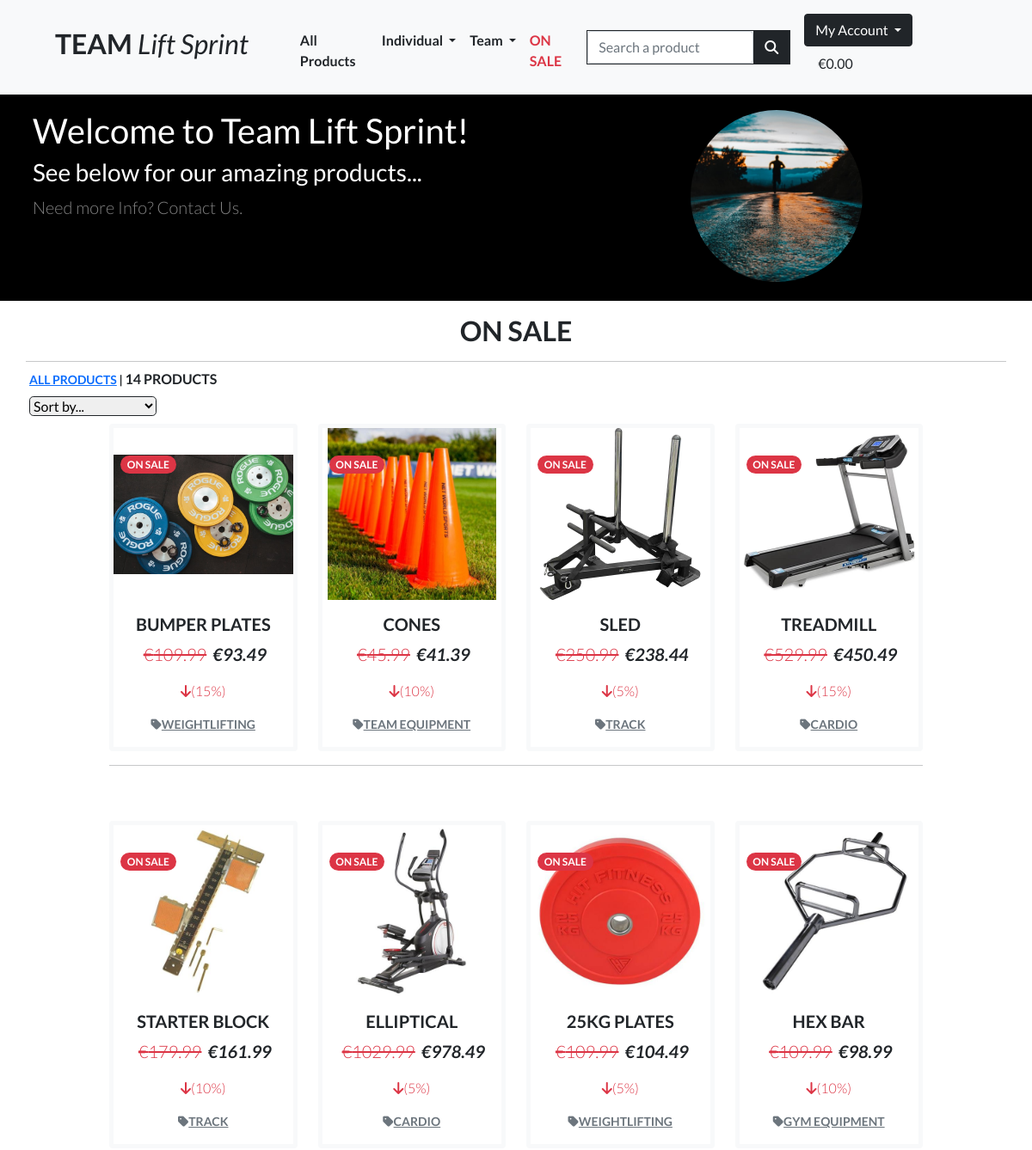
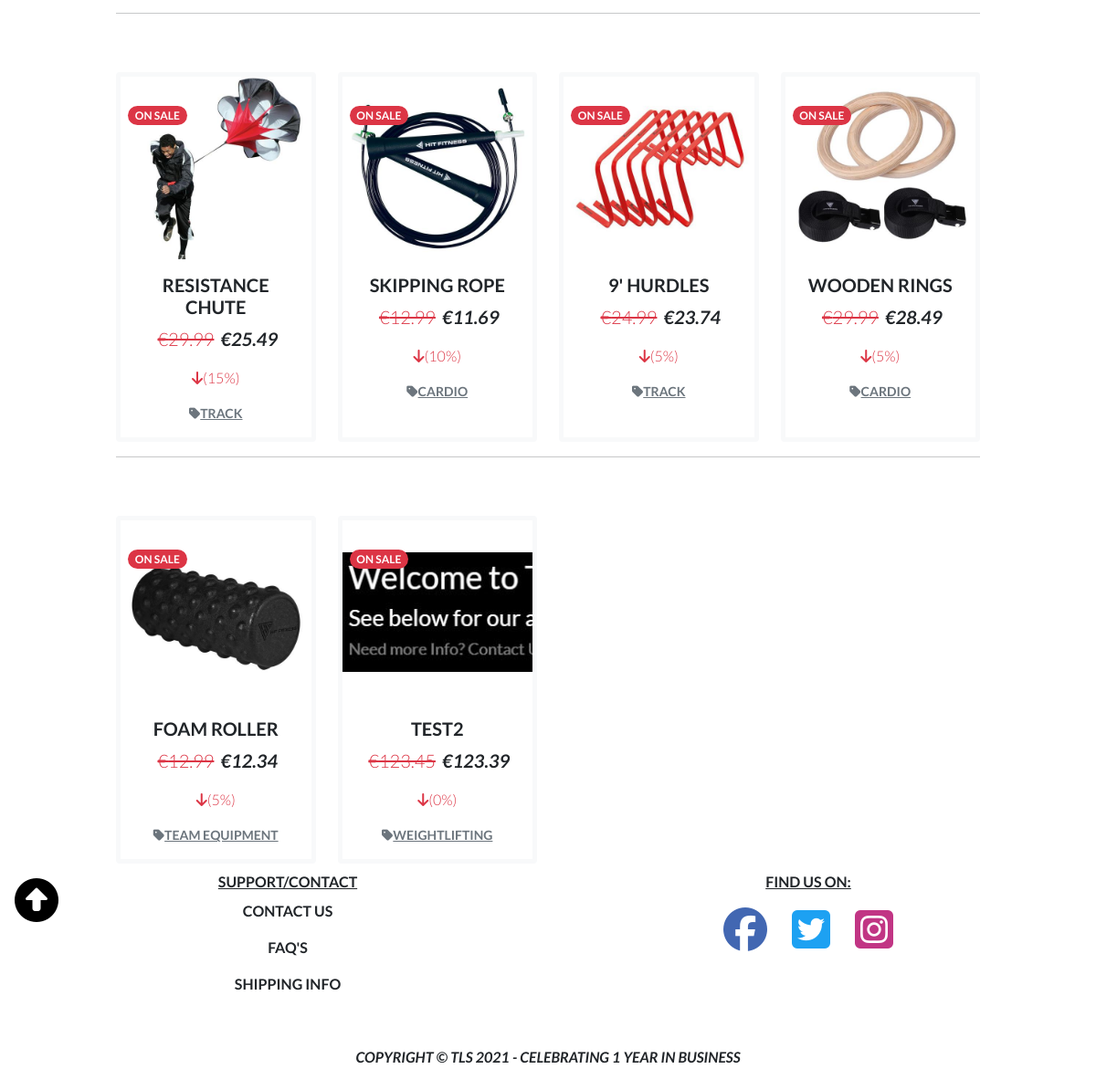
The page /products/on_sale/ on the database its author committed (2 pictures, top to bottom).
### products/models.py (models this page shows, shortened)
class Product(models.Model):
    AREA = (
        ('individual', 'Individual'),
        ('team', 'Team'),
        ('universal', 'Universal'),
        )
    category = models.ForeignKey('Category', null=True, blank=True, on_delete=models.SET_NULL)
    sku = models.CharField(max_length=254, null=True, blank=True)
    name = models.CharField(max_length=254)
    description = models.TextField()
    price = models.DecimalField(max_digits=6, decimal_places=2)
    area = models.CharField(max_length=200, null=True, choices=AREA)
    on_sale = models.BooleanField(default=False)
    discount_on_product = models.DecimalField(
        max_digits=4, decimal_places=2, null=True, blank=True)
    image = models.ImageField(null=True, blank=True)
    def sales_price(self):
        on_sale_price = Decimal(self.price * (
            100 - self.discount_on_product) / 100).quantize(Decimal('0.00'))
        return on_sale_price

class Category(models.Model):
    class Meta:
        verbose_name_plural = 'Categories'
    name = models.CharField(max_length=254)
    friendly_name = models.CharField(max_length=254, null=True, blank=True)

### products/views.py (the view, shortened to what this page needs)
# urls.py: path('on_sale/', views.on_sale, name='on_sale'),
def on_sale(request):
    products = Product.objects.filter(on_sale=True)
    sort = None
    direction = None
    current_sorting = f'{sort}_{direction}'
    context = {
        'products': products,
        'current_sorting': current_sorting,
    }
    return render(request, 'products/on_sale.html', context)

### bag/contexts.py (called while the page is built, shortened)
def bag_contents(request):
    bag_items = []
    total = 0
    product_count = 0
    bag = request.session.get('bag', {})
    if total < settings.FREE_DELIVERY_THRESHOLD:
        delivery = total * Decimal(settings.STANDARD_DELIVERY_PERCENTAGE / 100)
        free_delivery_delta = settings.FREE_DELIVERY_THRESHOLD - total
    else:
        delivery = 0
        free_delivery_delta = 0
    grand_total = delivery + total
    context = {
        'bag_items': bag_items,
        'total': total,
        'product_count': product_count,
        'delivery': delivery,
        'free_delivery_delta': free_delivery_delta,
        'free_delivery_threshold': settings.FREE_DELIVERY_THRESHOLD,
        'grand_total': grand_total,
    }
    return context

### products/templates/products/on_sale.html (shortened to what this page needs)
{% extends "base.html" %}
{% load static %}
{% block page_header %}
<header class="masthead">
    <div class="container position-relative pt-5 p-2 g-0">
        <div class="row">
            <div class="col-8">
                <div class="text-white">
                    <h1>Welcome to Team Lift Sprint!</h1>
                    <h3>See below for our amazing products...</h3>
                    <p class="text-white-50 mb-0 lead">Need more Info? Contact Us.</p>
                </div>
            </div>
            <div class="col-4 d-none d-md-block">
                <div>
                    <div>
                        <img src="{{ MEDIA_URL }}/media/products_home.jpg" class="rounded-circle"
                            alt="Man running in nature" style='height: 200px; width: 200px; object-fit: cover'>
                    </div>
                </div>
            </div>
        </div>
    </div>
    <br>
</header>
{% endblock %}
{% block content %}
<div class="overlay"></div>
<div class="container g-0">
    <div class="row">
        <div class="col text-center mt-3">
            <h2 class="text-dark"><strong class="text-uppercase">On Sale</h2>
            <hr class="w-100 mb-2">
        </div>
    </div>
    <div class="row">
        <div class="col-12 col-md-6 mb-2 ms-1 me-1">
            <div class = "mb-2">
                <span class="small"><a href="{% url 'products' %}">All Products</a> | </span>
                {% if products|length == 1 %}
                1 product {% if search_term %} result for:
                <strong>"{{ search_term }}"</strong>{% endif %}
                {% else %}
                {{ products|length }} products
                {% endif %}
            </div>
            <div class="sort-select-wrapper w-50">
                <select id="sort-selector"
                    class="rounded-3 border border-dark border-{% if current_sorting != 'None_None' %}info{% else %}black{% endif %}">
                    <option value="reset" {% if current_sorting == 'None_None' %}selected{% endif %}>Sort by...</option>
                </select>
            </div>
        </div>
    </div>
    <div class="row">
        <div class="container col-10">
            <div class="row">
                {% for product in products %}
                <div class="col-sm-6 col-md-6 col-lg-4 col-xl-3">
                    <div class="card h-100 border border-light border-5">
                        {% if product.on_sale is True %}
                        <div class="badge rounded-pill bg-danger position-absolute" style="top: 2rem; left: 0.5rem">
                            On Sale
                        </div>
                        {% endif %}
                        {% if product.image %}
                        <a href="{% url 'product_detail' product.id %}">
                            <img class="card-img-top" src="{{ product.image.url }}" alt="{{ product.name }}"
                                style='height: 200px; object-fit: scale-down'>
                        </a>
                        {% else %}
                        <a href="{% url 'product_detail' product.id %}">
                            <img class="card-img-top" src="{{ MEDIA_URL }}noimage.png" alt="{{ product.name }}">
                        </a>
                        {% endif %}
                        <div class="card-body">
                            <h5 class="card-title text-center fw-bold">{{ product.name }}</h5>
                            {% if product.on_sale is True %}
                            <p class="text-center">
                                <span
                                    class="lead ps-1 fw-light pt-1 text-danger text-decoration-line-through">€{{ product.price }}</span>
                                <span class="lead ps-1 fw-bold fst-italic pt-1">€{{ product.sales_price }}</span>
                            </p>
                            <p class = "text-center fw-light text-danger"><i class="fas fa-arrow-down"></i>({{ product.discount_on_product|floatformat:0 }}%)</p>
                            {% else %}
                            <p class="lead ps-1 text-center fw-bold fst-italic pt-1">€{{ product.price }}</p>
                            {% endif %}
                            {% if product.category %}
                            <p class="small mt-1 mb-0 text-center">
                                <a class="text-muted" href="{% url 'products' %}?category={{ product.category.name }}">
                                    <i class="fas fa-tag mr-1"></i>{{ product.category.friendly_name }}
                                </a>
                            </p>
                            {% else %}
                            <p class="text-muted fw-light text-center text-capitalize">No Category</p>
                            {% endif %}
                        </div>
                    </div>
                </div>
                {% if forloop.counter|divisibleby:4 %}
                <div class="col-12 d-none d-xl-block mb-5">
                    <hr>
                </div>
                {% endif %}
                {% endfor %}
            </div>
        </div>
    </div>
</div>
<div class = "top-jump-button p-3 float-end">
    <a class="top-jump">
        <i class="fas fa-arrow-alt-circle-up fa-3x" style="color:#000"></i>
    </a>
</div>
{% endblock %}

### static/css/base.css (style rules this page uses)
html { height: 100%; }
body { font-family: 'Lato'; }
.overlay { height: 100%; width: 100%; top: 0; left: 0; position: fixed; background: white; z-index: -1; }
header.masthead { background-color: #000; height: 350px; width: 100%; padding-top: 5rem; padding-bottom: 10rem; }
.top-jump-button { height: 35px; width: 35px; position: fixed; }
.top-jump, .update-link, .remove-item { cursor: pointer; }

### rows shown on the page
Product: on_sale "ON SALE", image (picture), name "BUMPER PLATES", price "109.99", sales_price "93.49", discount_on_product "15", category.friendly_name "WEIGHTLIFTING"
Product: on_sale "ON SALE", image (picture), name "CONES", price "45.99", sales_price "41.39", discount_on_product "10", category.friendly_name "TEAM EQUIPMENT"
Product: on_sale "ON SALE", image (picture), name "SLED", price "250.99", sales_price "238.44", discount_on_product "5", category.friendly_name "TRACK"
Product: on_sale "ON SALE", image (picture), name "TREADMILL", price "529.99", sales_price "450.49", discount_on_product "15", category.friendly_name "CARDIO"
Product: on_sale "ON SALE", image (picture), name "STARTER BLOCK", price "179.99", sales_price "161.99", discount_on_product "10", category.friendly_name "TRACK"
Product: on_sale "ON SALE", image (picture), name "ELLIPTICAL", price "1029.99", sales_price "978.49", discount_on_product "5", category.friendly_name "CARDIO"
Product: on_sale "ON SALE", image (picture), name "25KG PLATES", price "109.99", sales_price "104.49", discount_on_product "5", category.friendly_name "WEIGHTLIFTING"
Product: on_sale "ON SALE", image (picture), name "HEX BAR", price "109.99", sales_price "98.99", discount_on_product "10", category.friendly_name "GYM EQUIPMENT"
Product: on_sale "ON SALE", image (picture), name "RESISTANCE CHUTE", price "29.99", sales_price "25.49", discount_on_product "15", category.friendly_name "TRACK"
Product: on_sale "ON SALE", image (picture), name "SKIPPING ROPE", price "12.99", sales_price "11.69", discount_on_product "10", category.friendly_name "CARDIO"
Product: on_sale "ON SALE", image (picture), name "9' HURDLES", price "24.99", sales_price "23.74", discount_on_product "5", category.friendly_name "TRACK"
Product: on_sale "ON SALE", image (picture), name "WOODEN RINGS", price "29.99", sales_price "28.49", discount_on_product "5", category.friendly_name "CARDIO"
Product: on_sale "ON SALE", image (picture), name "FOAM ROLLER", price "12.99", sales_price "12.34", discount_on_product "5", category.friendly_name "TEAM EQUIPMENT"
Product: on_sale "ON SALE", image (picture), name "TEST2", price "123.45", sales_price "123.39", discount_on_product "0", category.friendly_name "WEIGHTLIFTING"

### other values the page prints
{{ products|length }} "14"
